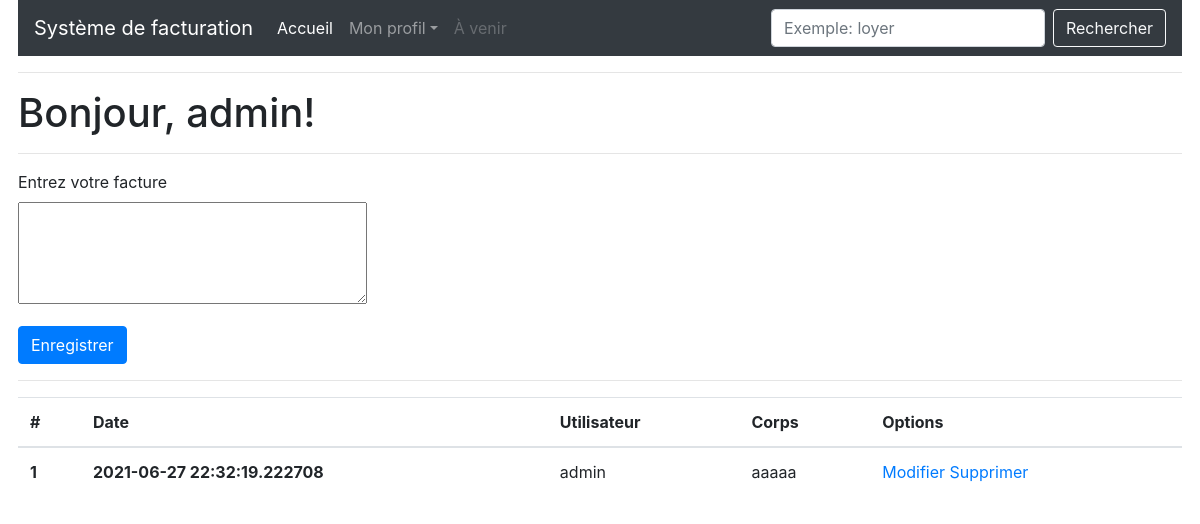
Before: /index (signed in) with the older database file.
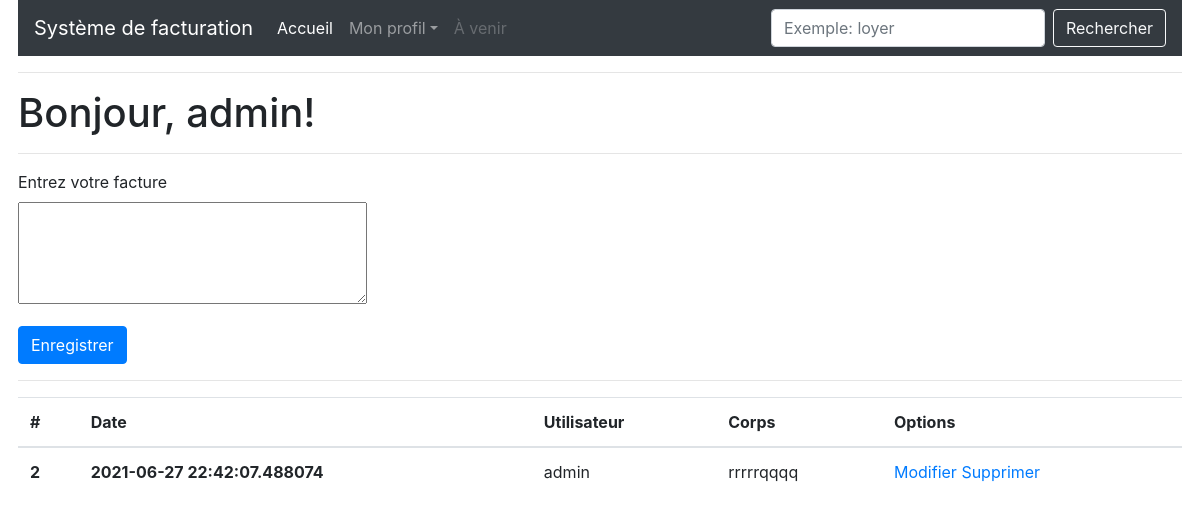
After: the same page with the newer database file.
### app/models.py (models this page shows, shortened)
class Facture(db.Model):
    id = db.Column(db.Integer, primary_key=True)
    body = db.Column(db.String(140))
    timestamp = db.Column(db.DateTime, index=True, default=datetime.utcnow)
    user_id = db.Column(db.Integer, db.ForeignKey('user.id'))

class User(UserMixin, db.Model):
    id = db.Column(db.Integer, primary_key=True)
    username = db.Column(db.String(64), index=True, unique=True)
    email = db.Column(db.String(120), index=True, unique=True)
    password_hash = db.Column(db.String(128))
    factures = db.relationship('Facture', backref='author', lazy='dynamic')
    about_me = db.Column(db.String(140))
    last_seen = db.Column(db.DateTime, default=datetime.utcnow)

### app/routes.py (the view)
@app.route('/index', methods=['GET', 'POST'])
@login_required
def index():
    form = FactureForm()
    if form.validate_on_submit():
        facture = Facture(body=form.body.data, author=current_user)
        db.session.add(facture)
        db.session.commit()
        flash('Votre facture a été ajoutée.')
        return redirect(url_for('index'))
    factures = Facture.query.filter_by(user_id=current_user.id).all()
    return render_template("index.html", title='Accueil', form=form, factures=factures)

### app/forms.py
class FactureForm(FlaskForm):
    body = TextAreaField('Entrez votre facture', validators=[DataRequired(message="Veuillez écrire entre 1 et 140 caractères"), Length(min=1, max=140)])
    submit = SubmitField('Enregistrer')

### app/models.py (called while the page is built)
@login.user_loader
def load_user(id):
    return User.query.get(int(id))

### app/routes.py (called while the page is built)
@app.before_request
def before_request():
    if current_user.is_authenticated:
        current_user.last_seen = datetime.utcnow()
        db.session.commit()

### app/templates/index.html (shortened to what this page needs)
{% extends "base.html" %}
{% block content %}
    <h1>Bonjour, {{ current_user.username }}!</h1>
    <hr>
    <form action="" method="post">
        <div class="form-group">
            {{ form.body.label }}<br>
            {{ form.body(cols=32, rows=4) }}<br>
        </div>
        {{ form.submit(class_="btn btn-primary") }}
    </form>
    <hr>
    <table class="table table-hover">
        <thead>
          <tr>
            <th scope="col">#</th>
            <th scope="col">Date</th>
            <th scope="col">Utilisateur</th>
            <th scope="col">Corps</th>
            <th scope="col">Options</th>
          </tr>
        </thead>
        <tbody>
    {% for facture in factures %}
        <tr>
            <th scope="row">{{ facture.id }}</th>
            <th>{{ facture.timestamp }}</th>
            <td>{{ facture.author.username }}</td>
            <td>{{ facture.body }}</td>
            <td>
                <a href="{{ url_for('update', facture_id=facture.id) }}">Modifier</a>
                <a href="{{ url_for('delete', facture_id=facture.id) }}">Supprimer</a>
            </td>
        </tr>
    {% endfor %}
        </tbody>
    </table>
{% endblock %}

Changed rows visible on the page:
removed Facture: id "1", timestamp "2021-06-27 22:32:19.222708", author.username "admin", body "aaaaa"
added Facture: id "2", timestamp "2021-06-27 22:42:07.488074", author.username "admin", body "rrrrrqqqq"
